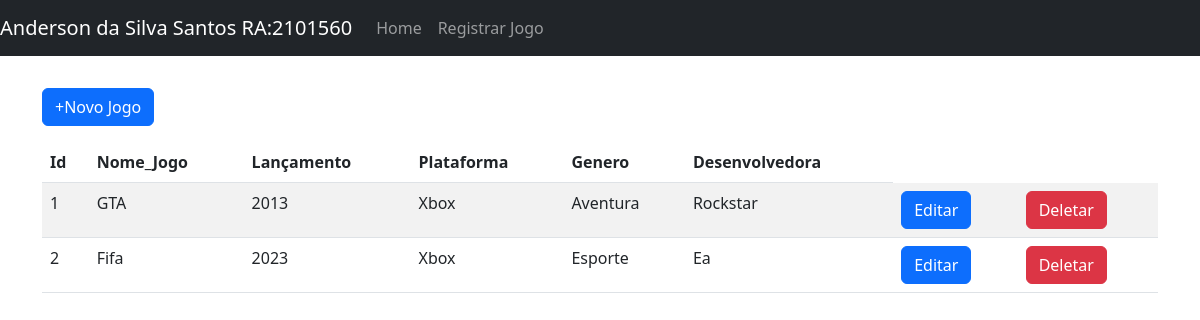
/index, run on the app's committed database.
### tables this page shows
CREATE TABLE "registro_jogo" (
    "ID" INTEGER PRIMARY KEY AUTOINCREMENT,
    "NOME_JOGO"      TEXT,
    "LANCAMENTO"     TEXT,
    "PLATAFORMA"     TEXT,
    "GENERO"         TEXT,
    "DESENVOLVEDORA" TEXT
    );

### app.py (the view)
@app.route("/")
@app.route("/index")
def index():
    con = sql.connect ('registro_jogo.db')
    con.row_factory=sql.Row
    cur = con.cursor()
    cur.execute("select * from registro_jogo")
    data = cur.fetchall()
    return render_template ("index.html", datas=data)

### templates/index.html (shortened to what this page needs)
{% extends 'layout.html' %}
{% block body %}
<p class="text-right"> <a href="{{url_for('add_game')}}" class="btn btn-primary">+Novo Jogo</a></p>
<table class="table table-striped">
    <thead>
      <tr>
        <th scope="col">Id</th>
        <th scope="col">Nome_Jogo</th>
        <th scope="col">Lançamento</th>
        <th scope="col">Plataforma</th>
        <th scope="col">Genero</th>
        <th scope="col">Desenvolvedora</th>
      </tr>
    </thead>
    <tbody>
        {% for row in datas %}
      <tr>
        <td>{{loop.index}}</td>
        <td>{{row.NOME_JOGO}}</td>
        <td>{{row.LANCAMENTO}}</td>
        <td>{{row.PLATAFORMA}}</td>
        <td>{{row.GENERO}}</td>
        <td>{{row.DESENVOLVEDORA}}</td>
        <td><a href="{{url_for('edit_game',id=row.ID)}}" class="btn btn-primary">Editar</a></td>
        <td><a href="{{url_for('delete_game',id=row.ID)}}" class="btn btn-danger" onclick="return confirm ('Tem certeza que deseja apagar?')">Deletar </a></td>
      </tr>
        {% endfor %}
    </tbody>
  </table>
{% endblock %}

### data on the page
registro_jogo: NOME_JOGO "GTA", LANCAMENTO "2013", PLATAFORMA "Xbox", GENERO "Aventura", DESENVOLVEDORA "Rockstar"
registro_jogo: NOME_JOGO "Fifa", LANCAMENTO "2023", PLATAFORMA "Xbox", GENERO "Esporte", DESENVOLVEDORA "Ea"
